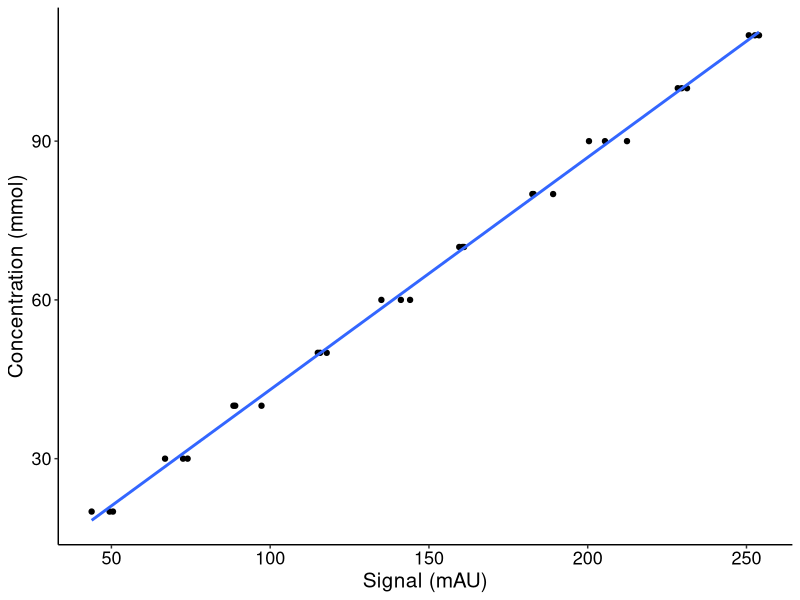
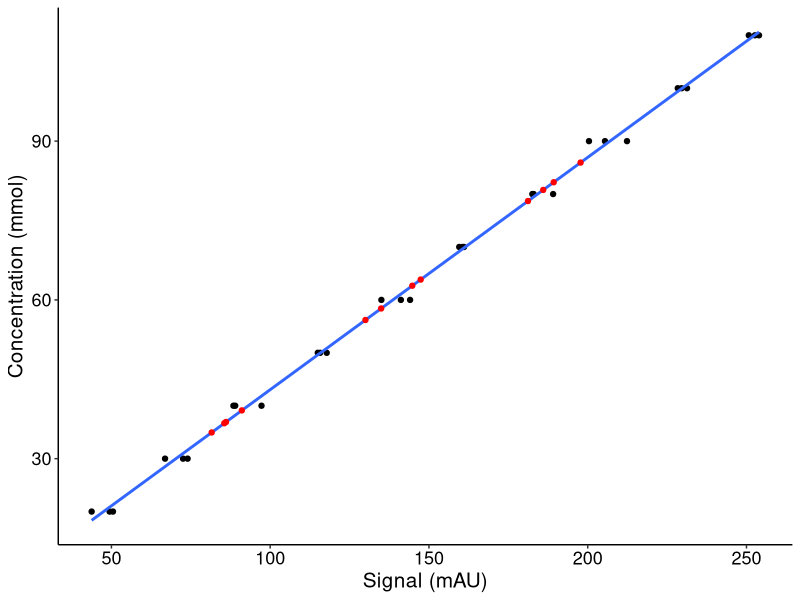

Source code (R) for these figures, in order:
# Linear regression analysis ----------------------------------------------

# Packages
if (!"ggplot2" %in% .packages()) library(ggplot2)

# 1 Import data ----------------------------------------------------------

# 1.1 Calibration curve data
curve_data <- read.csv("data/calibration_curve_data.csv")

# 1.2 Tomato extracts
sample_data <- read.csv("data/sample_data.csv")

# 2 Linear regression analysis -------------------------------------------

# 2.1 Fitting linear model
model_lm <- lm(C ~ S, data = curve_data)  

# 2.2 Linear model summary 
model_sum <- summary(model_lm)

# 2.3 ANOVA for linear summary
model_anova <- anova(model_lm)

# 2.4 Point plot for data and the model 
model_plot <- ggplot(curve_data, aes(x = S, y = C)) +
  geom_point() +
  geom_smooth(method = "lm", formula = y ~ x, se = FALSE) +
  xlab("Signal (mAU)") +
  ylab("Concentration (mmol)") +
  theme_classic() +
  theme(
    axis.text.x = element_text(color = "black", size = 13),
    axis.text.y = element_text(color = "black", size = 13),
    axis.title = element_text(color = "black", size = 15)
  )

# 3 Save model results ----------------------------------------------------

capture.output(model_sum, file = "data/model_summary.txt")
write.csv(model_anova, file = "data/model_ANOVA.csv", na = " ")
ggsave(filename = "graphs/model_plot.jpg", model_plot)


# 4 Sample concentration predictions ----------------------------------------

# 4.1 Predictions data frame 
sample_pred <- predict.lm(model_lm, newdata = sample_data)
sample_pred <- data.frame(C = round(sample_pred, 2))

# 4.2 Join both signals and predictions data frames
sample_pred <- cbind(sample_data, sample_pred)

# 4.3 Sample red points on model_plot
sample_plot <- model_plot +
  geom_point(data = sample_pred, aes(x = S, y = C), color = "red") 

# 5 Save prediction results -----------------------------------------------

write.csv(sample_pred, file = "data/sample_results.csv")
ggsave(filename = "graphs/sample_plot.jpg", sample_plot)
